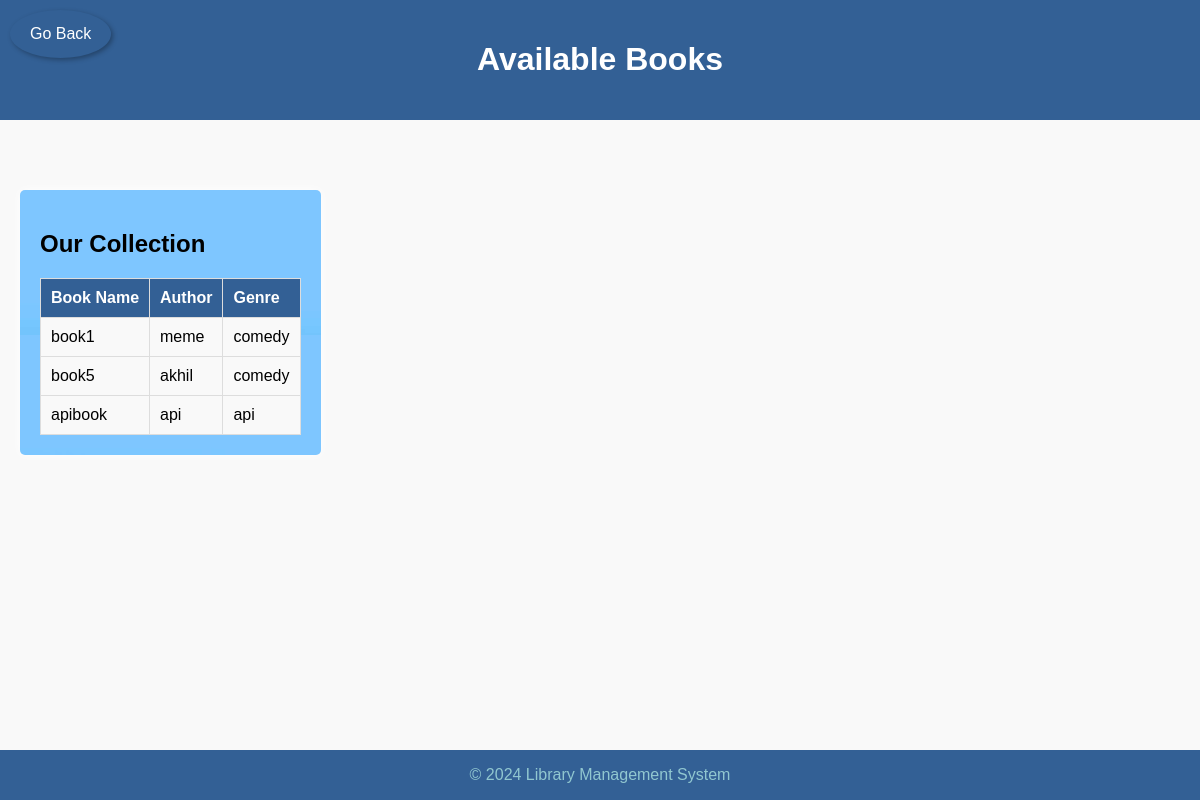
/stock/, run on the app's committed database.
### Home/models.py (models this page shows, shortened)
class Books(models.Model):
    Bid = models.AutoField(primary_key=True)
    book_name = models.CharField(max_length=200, null=False)
    quantity = models.PositiveIntegerField()
    author = models.TextField(default='anonymous', null=False)
    genre = models.TextField(null=True, default='unknown')
    fine = models.PositiveSmallIntegerField(null=False, default=50)
    available_quantity = models.PositiveIntegerField(default=0)

### Home/views.py (the view)
# urls.py: path('stock/', views.stock, name='books'),
def stock(request):
    books = Books.objects.all()
    return render(request, 'etc/books.html', {'books': books})

### templates/etc/books.html (shortened to what this page needs)
{% load static %}
<!DOCTYPE html>
<html>
<head>
</head>
<body>
    <header>
        <a href="{% url 'home' %}" class="floating-button">Go Back</a>
        <h1>Available Books</h1>
    </header>
    <section>
        <h2>Our Collection</h2>
        <table>
            <thead>
                <tr>
                    <th>Book Name</th>
                    <th>Author</th>
                    <th>Genre</th>
                </tr>
            </thead>
            <tbody>
                {% for book in books %}
                <tr>
                    <td>{{ book.book_name }}</td>
                    <td>{{ book.author }}</td>
                    <td>{{ book.genre }}</td>
                </tr>
                {% endfor %}
            </tbody>
        </table>
    </section>
    <footer >
        <p>&copy; 2024 Library Management System</p>
    </footer>
</body>
</html>

### templates/etc/books.html (style rules this page uses)
body { background-image: url("https://plus.unsplash.com/premium_photo-1677567996070-68fa4181775a?q=80&w=2072&auto=format&fit=crop&ixlib=rb-4.0.3&ixid=M3wxMjA3fDB8MHxwaG90by1wYWdlfHx8fGVufDB8fHx8fA%3D%3D"); background-size: cover; font-family: sans-serif; background-color: #f9f9f9; margin: 0; padding: 0; }
header { background-color: #336095; color: white; padding: 20px; text-align: center; }
section { padding: 20px; margin: 20px; border-radius: 5px; color: rgb(0, 0, 0); box-shadow: 0 0 10px rgb(255, 255, 255); width: fit-content; position: relative; top: 50px; }
table { width: 100%; border-collapse: collapse; margin-top: 20px; }
table, th, td { border: 1px solid #ddd; background-color: #f9f9f9; }
th, td { padding: 10px; text-align: left; background-color: #f9f9f9; }
th { background-color: #336095; color: white; }
footer { background-color: #336095; color: rgb(145, 199, 208); position: fixed; bottom: 0px; left: 0px; padding: auto; width: 100%; text-align: center; z-index: 1000; }
.floating-button { position: fixed; top: 10px; left: 10px; background-color: #336095; color: white; padding: 15px 20px; border-radius: 70%; text-decoration: none; box-shadow: 2px 2px 5px rgba(0, 0, 0, 0.3); z-index: 1000; }

### data on the page
Books: book_name "book1", author "meme", genre "comedy"
Books: book_name "book5", author "akhil", genre "comedy"
Books: book_name "apibook", author "api", genre "api"
